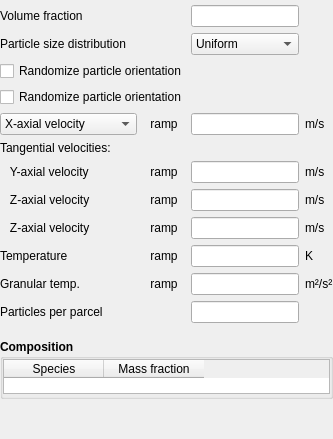
              <widget class="QWidget" name="page_solids_I">
               <layout class="QVBoxLayout" name="verticalLayout_7">
                <property name="leftMargin">
                 <number>0</number>
                </property>
                <property name="topMargin">
                 <number>0</number>
                </property>
                <property name="rightMargin">
                 <number>0</number>
                </property>
                <property name="bottomMargin">
                 <number>0</number>
                </property>
                <item>
                 <layout class="QGridLayout" name="gridLayout_7" columnstretch="0,0,1,0">
                  <property name="leftMargin">
                   <number>0</number>
                  </property>
                  <property name="topMargin">
                   <number>5</number>
                  </property>
                  <property name="rightMargin">
                   <number>0</number>
                  </property>
                  <property name="bottomMargin">
                   <number>10</number>
                  </property>
                  <item row="6" column="3">
                   <widget class="QLabel" name="label_solids_velocity_1_units">
                    <property name="text">
                     <string>m/s</string>
                    </property>
                   </widget>
                  </item>
                  <item row="8" column="2">
                   <widget class="LineEdit" name="lineedit_keyword_bc_w_s_args_BC_P"/>
                  </item>
                  <item row="11" column="2">
                   <widget class="LineEdit" name="lineedit_keyword_bc_pic_mi_const_statwt_args_BC_P"/>
                  </item>
                  <item row="4" column="1">
                   <widget class="QToolButton" name="toolbutton_ramp_solids_inflow">
                    <property name="text">
                     <string>ramp</string>
                    </property>
                    <property name="autoRaise">
                     <bool>true</bool>
                    </property>
                   </widget>
                  </item>
                  <item row="7" column="1">
                   <widget class="QToolButton" name="toolbutton_ramp_solids_velocity_2">
                    <property name="text">
                     <string>ramp</string>
                    </property>
                    <property name="autoRaise">
                     <bool>true</bool>
                    </property>
                   </widget>
                  </item>
                  <item row="2" column="0" colspan="4">
                   <widget class="CheckBox" name="checkbox_keyword_bc_sqp_random_q_args_BC_P">
                    <property name="text">
                     <string>Randomize particle orientation</string>
                    </property>
                   </widget>
                  </item>
                  <item row="1" column="2">
                   <widget class="QComboBox" name="combobox_bc_psd">
                    <item>
                     <property name="text">
                      <string>Uniform</string>
                     </property>
                    </item>
                   </widget>
                  </item>
                  <item row="0" column="0">
                   <widget class="QLabel" name="label_bc_ep_s">
                    <property name="text">
                     <string>Volume fraction</string>
                    </property>
                   </widget>
                  </item>
                  <item row="9" column="0">
                   <widget class="QLabel" name="label_bc_t_s">
                    <property name="text">
                     <string>Temperature</string>
                    </property>
                   </widget>
                  </item>
                  <item row="1" column="0">
                   <widget class="QLabel" name="label_bc_psd">
                    <property name="text">
                     <string>Particle size distribution</string>
                    </property>
                   </widget>
                  </item>
                  <item row="6" column="0">
                   <widget class="QLabel" name="label_solids_velocity_1">
                    <property name="text">
                     <string>   Y-axial velocity</string>
                    </property>
                   </widget>
                  </item>
                  <item row="7" column="2">
                   <widget class="LineEdit" name="lineedit_solids_velocity_2"/>
                  </item>
                  <item row="0" column="2">
                   <widget class="LineEdit" name="lineedit_bc_ep_s_args_BC_P"/>
                  </item>
                  <item row="9" column="2">
                   <widget class="LineEdit" name="lineedit_keyword_bc_t_s_args_BC_P"/>
                  </item>
                  <item row="4" column="0">
                   <widget class="QStackedWidget" name="stackedwidget_solids_I">
                    <property name="sizePolicy">
                     <sizepolicy hsizetype="Maximum" vsizetype="Maximum">
                      <horstretch>0</horstretch>
                      <verstretch>0</verstretch>
                     </sizepolicy>
                    </property>
                    <property name="currentIndex">
                     <number>0</number>
                    </property>
                    <widget class="QWidget" name="subpage_solids_I_MI">
                     <property name="sizePolicy">
                      <sizepolicy hsizetype="Maximum" vsizetype="Preferred">
                       <horstretch>0</horstretch>
                       <verstretch>0</verstretch>
                      </sizepolicy>
                     </property>
                     <layout class="QGridLayout" name="gridLayout_21">
                      <property name="leftMargin">
                       <number>0</number>
                      </property>
                      <property name="topMargin">
                       <number>0</number>
                      </property>
                      <property name="rightMargin">
                       <number>0</number>
                      </property>
                      <property name="bottomMargin">
                       <number>0</number>
                      </property>
                      <item row="0" column="0">
                       <widget class="ComboBox" name="combobox_solids_inflow_type">
                        <property name="sizePolicy">
                         <sizepolicy hsizetype="Maximum" vsizetype="Maximum">
                          <horstretch>0</horstretch>
                          <verstretch>0</verstretch>
                         </sizepolicy>
                        </property>
                        <property name="font">
                         <font>
                          <weight>50</weight>
                          <bold>false</bold>
                         </font>
                        </property>
                        <property name="sizeAdjustPolicy">
                         <enum>QComboBox::AdjustToContents</enum>
                        </property>
                        <item>
                         <property name="text">
                          <string>X-axial velocity</string>
                         </property>
                        </item>
                        <item>
                         <property name="text">
                          <string>Volumetric flow rate</string>
                         </property>
                        </item>
                        <item>
                         <property name="text">
                          <string>Mass flow rate</string>
                         </property>
                        </item>
                       </widget>
                      </item>
                     </layout>
                    </widget>
                    <widget class="QWidget" name="subpage_solids_I_PI">
                     <property name="sizePolicy">
                      <sizepolicy hsizetype="Maximum" vsizetype="Preferred">
                       <horstretch>0</horstretch>
                       <verstretch>0</verstretch>
                      </sizepolicy>
                     </property>
                     <layout class="QGridLayout" name="gridLayout_22">
                      <property name="leftMargin">
                       <number>0</number>
                      </property>
                      <property name="topMargin">
                       <number>0</number>
                      </property>
                      <property name="rightMargin">
                       <number>0</number>
                      </property>
                      <property name="bottomMargin">
                       <number>0</number>
                      </property>
                      <item row="0" column="0">
                       <widget class="QLabel" name="label_bc_u_s">
                        <property name="sizePolicy">
                         <sizepolicy hsizetype="Minimum" vsizetype="Preferred">
                          <horstretch>0</horstretch>
                          <verstretch>0</verstretch>
                         </sizepolicy>
                        </property>
                        <property name="text">
                         <string>X-axial velocity</string>
                        </property>
                       </widget>
                      </item>
                     </layout>
                    </widget>
                   </widget>
                  </item>
                  <item row="8" column="0">
                   <widget class="QLabel" name="label_solids_velocity_3">
                    <property name="text">
                     <string>   Z-axial velocity</string>
                    </property>
                   </widget>
                  </item>
                  <item row="9" column="3">
                   <widget class="QLabel" name="label_bc_t_s_units">
                    <property name="text">
                     <string>K</string>
                    </property>
                   </widget>
                  </item>
                  <item row="10" column="1">
                   <widget class="QToolButton" name="toolbutton_ramp_bc_theta_m">
                    <property name="text">
                     <string>ramp</string>
                    </property>
                    <property name="autoRaise">
                     <bool>true</bool>
                    </property>
                   </widget>
                  </item>
                  <item row="8" column="1">
                   <widget class="QToolButton" name="toolbutton_ramp_solids_velocity_3">
                    <property name="text">
                     <string>ramp</string>
                    </property>
                    <property name="autoRaise">
                     <bool>true</bool>
                    </property>
                   </widget>
                  </item>
                  <item row="10" column="3">
                   <widget class="QLabel" name="label_bc_theta_m_units">
                    <property name="text">
                     <string>m²/s²</string>
                    </property>
                   </widget>
                  </item>
                  <item row="11" column="0">
                   <widget class="QLabel" name="label_bc_pic_mi_const_statwt">
                    <property name="text">
                     <string>Particles per parcel</string>
                    </property>
                   </widget>
                  </item>
                  <item row="10" column="0">
                   <widget class="QLabel" name="label_bc_theta_m">
                    <property name="text">
                     <string>Granular temp.</string>
                    </property>
                   </widget>
                  </item>
                  <item row="9" column="1">
                   <widget class="QToolButton" name="toolbutton_ramp_bc_t_s">
                    <property name="text">
                     <string>ramp</string>
                    </property>
                    <property name="autoRaise">
                     <bool>true</bool>
                    </property>
                   </widget>
                  </item>
                  <item row="4" column="3">
                   <widget class="QLabel" name="label_solids_inflow_units">
                    <property name="text">
                     <string>m/s</string>
                    </property>
                   </widget>
                  </item>
                  <item row="6" column="1">
                   <widget class="QToolButton" name="toolbutton_ramp_solids_velocity_1">
                    <property name="text">
                     <string>ramp</string>
                    </property>
                    <property name="autoRaise">
                     <bool>true</bool>
                    </property>
                   </widget>
                  </item>
                  <item row="5" column="0" colspan="4">
                   <widget class="QLabel" name="label_solids_velocities">
                    <property name="font">
                     <font>
                      <weight>50</weight>
                      <bold>false</bold>
                     </font>
                    </property>
                    <property name="text">
                     <string>Tangential velocities:</string>
                    </property>
                   </widget>
                  </item>
                  <item row="6" column="2">
                   <widget class="LineEdit" name="lineedit_solids_velocity_1"/>
                  </item>
                  <item row="4" column="2">
                   <widget class="LineEdit" name="lineedit_solids_inflow"/>
                  </item>
                  <item row="8" column="3">
                   <widget class="QLabel" name="label_solids_velocity_3_units">
                    <property name="text">
                     <string>m/s</string>
                    </property>
                   </widget>
                  </item>
                  <item row="7" column="3">
                   <widget class="QLabel" name="label_solids_velocity_2_units">
                    <property name="text">
                     <string>m/s</string>
                    </property>
                   </widget>
                  </item>
                  <item row="10" column="2">
                   <widget class="LineEdit" name="lineedit_keyword_bc_theta_m_args_BC_P"/>
                  </item>
                  <item row="7" column="0">
                   <widget class="QLabel" name="label_solids_velocity_2">
                    <property name="text">
                     <string>   Z-axial velocity</string>
                    </property>
                   </widget>
                  </item>
                  <item row="3" column="0" colspan="4">
                   <widget class="CheckBox" name="checkbox_keyword_bc_gsp_random_q_args_BC_P">
                    <property name="text">
                     <string>Randomize particle orientation</string>
                    </property>
                   </widget>
                  </item>
                 </layout>
                </item>
                <item>
                 <widget class="QGroupBox" name="groupbox_solids_composition">
                  <property name="sizePolicy">
                   <sizepolicy hsizetype="Preferred" vsizetype="Preferred">
                    <horstretch>0</horstretch>
                    <verstretch>0</verstretch>
                   </sizepolicy>
                  </property>
                  <property name="maximumSize">
                   <size>
                    <width>16777215</width>
                    <height>16777215</height>
                   </size>
                  </property>
                  <property name="font">
                   <font>
                    <weight>75</weight>
                    <bold>true</bold>
                   </font>
                  </property>
                  <property name="title">
                   <string>Composition</string>
                  </property>
                  <property name="flat">
                   <bool>true</bool>
                  </property>
                  <layout class="QGridLayout" name="gridLayout_24">
                   <property name="leftMargin">
                    <number>0</number>
                   </property>
                   <property name="topMargin">
                    <number>0</number>
                   </property>
                   <property name="rightMargin">
                    <number>0</number>
                   </property>
                   <property name="bottomMargin">
                    <number>2</number>
                   </property>
                   <item row="0" column="0">
                    <widget class="QTableWidget" name="tablewidget_solids_mass_fraction">
                     <property name="sizePolicy">
                      <sizepolicy hsizetype="Minimum" vsizetype="Minimum">
                       <horstretch>0</horstretch>
                       <verstretch>0</verstretch>
                      </sizepolicy>
                     </property>
                     <property name="maximumSize">
                      <size>
                       <width>16777215</width>
                       <height>35</height>
                      </size>
                     </property>
                     <property name="font">
                      <font>
                       <weight>50</weight>
                       <bold>false</bold>
                      </font>
                     </property>
                     <property name="selectionMode">
                      <enum>QAbstractItemView::NoSelection</enum>
                     </property>
                     <attribute name="verticalHeaderVisible">
                      <bool>false</bool>
                     </attribute>
                     <column>
                      <property name="text">
                       <string>Species</string>
                      </property>
                     </column>
                     <column>
                      <property name="text">
                       <string>Mass fraction</string>
                      </property>
                     </column>
                    </widget>
                   </item>
                  </layout>
                 </widget>
                </item>
                <item>
                 <spacer name="verticalSpacer_6">
                  <property name="orientation">
                   <enum>Qt::Vertical</enum>
                  </property>
                  <property name="sizeHint" stdset="0">
                   <size>
                    <width>20</width>
                    <height>40</height>
                   </size>
                  </property>
                 </spacer>
                </item>
               </layout>
              </widget>
